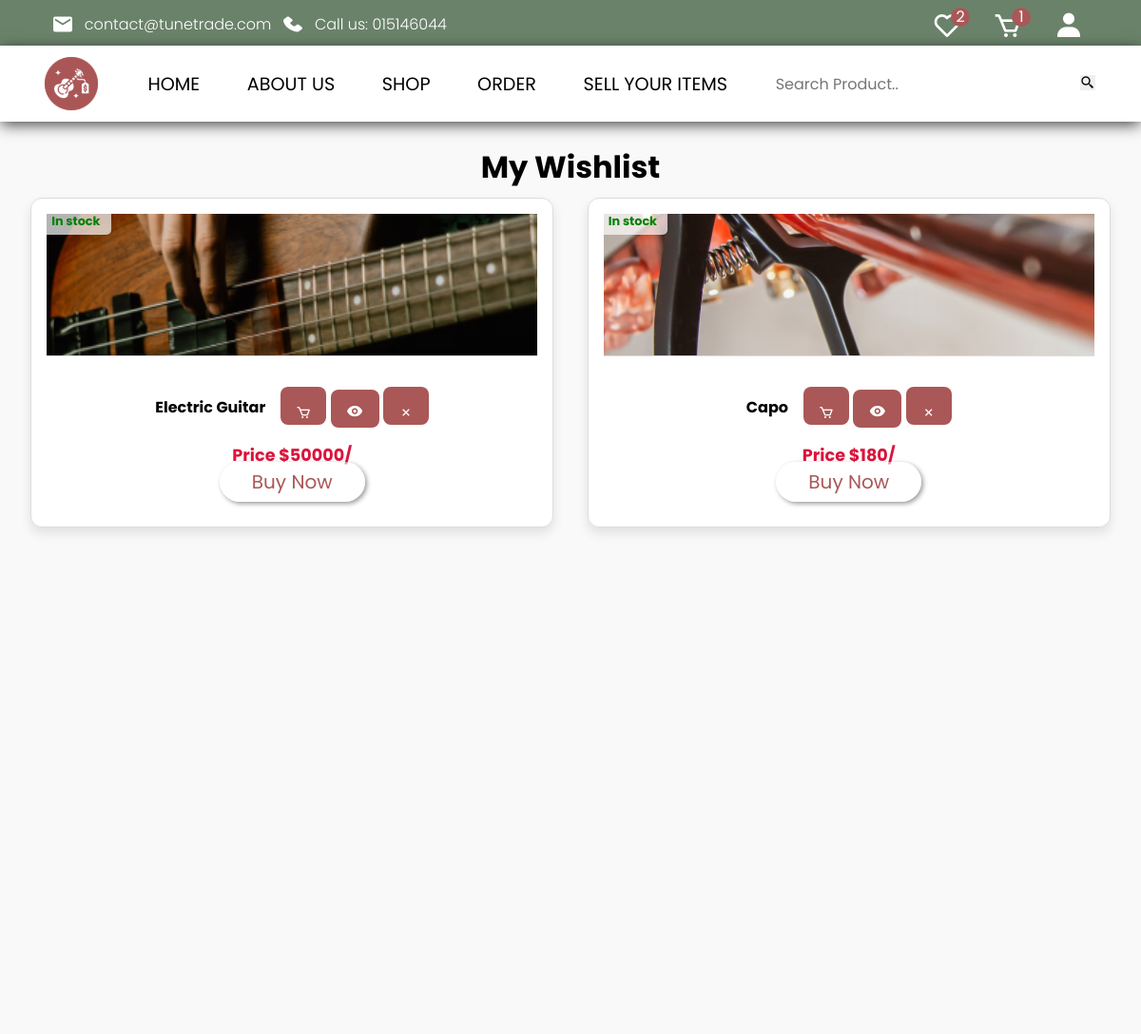
The page /pages/wishlist.php (signed in) on the database its author committed.
### tables this page shows
CREATE TABLE `wishlist` (
  `id` varchar(20) NOT NULL,
  `user_id` varchar(20) NOT NULL,
  `product_id` varchar(20) NOT NULL,
  `price` int(100) NOT NULL
);

CREATE TABLE `products` (
  `id` varchar(20) NOT NULL,
  `seller_id` varchar(20) NOT NULL,
  `name` varchar(100) NOT NULL,
  `price` int(10) NOT NULL,
  `image` varchar(100) NOT NULL,
  `stock` int(100) NOT NULL,
  `product_detail` varchar(1000) NOT NULL,
  `status` varchar(100) NOT NULL
);

### pages/wishlist.php (the view, shortened to what this page needs)
<?php
    include('./components/connect.php');
    if (isset($_COOKIE['user_id'])) {
        $user_id = $_COOKIE['user_id'];
    }else{
        $user_id = 'location:login.php';
    }
?>
<!DOCTYPE html>
<html lang="en">
<head>
    <link rel="stylesheet" href="./css/shop.css">
    <link href="https://unpkg.com/boxicons@2.1.4/css/boxicons.min.css" rel="stylesheet">
</head>
<body>
    <div id="container">
        <?php include './includes/header.php' ?>
        <div class="products">
            <div class="heading">
                <h1>My Wishlist</h1>
            </div>
            <div class="box-container">
            <?php
                $select_wishlist = $conn->prepare("SELECT * FROM `wishlist` WHERE user_id=?");
                $select_wishlist->execute([$user_id]);
                if ($select_wishlist->rowCount() > 0) {
                    while($fetch_wishlist = $select_wishlist->fetch (PDO:: FETCH_ASSOC)) {
                        $select_products = $conn->prepare("SELECT * FROM `products` WHERE id=?");
                        $select_products->execute([$fetch_wishlist['product_id']]);
                        if ($select_products->rowCount() > 0) {
                            $fetch_products = $select_products->fetch(PDO::FETCH_ASSOC);
                            ?>
                            <form action="" method="post" class="box <?php if ($fetch_products['stock'] == 0){echo "disabled"; } ?>">
                                <img src="uploaded_files/<?= $fetch_products['image']; ?>" class="image">
                                <?php if($fetch_products['stock'] > 9){ ?>
                                    <span class="stock" style="color: green;">In stock</span>
                                <?php }elseif($fetch_products['stock'] == 0){ ?>
                                    <span class="stock" style="color: red;">out of stock</span>
                                <?php }else{ ?>
                                    <span class="stock" style="color: red;">Hurry, only <?= $fetch_products ['stock']; ?>left</span>
                                <?php } ?>
                                <div class="content">
                                    <div class="button">
                                        <div><h3><?= $fetch_products['name']; ?></h3></div>
                                    <div>
                                        <button type="submit" name="add_to_cart"> <i class="bx bx-cart"></i></button>
                                        <a href="view_page.php?pid=<?= $fetch_products['id']; ?>" class="bx
                                        bxs-show"></a>
                                        <button type="submit" name="delete_item" onclick="return confirm('remove from wishlist');"><i class="bx bx-x"></i></button>
                                    </div>
                                </div>
                                <div class="flex">
                                    <p class="price">price $<?= $fetch_products['price']; ?>/</p>
                                </div>
                                <div class="flex">
                                    <a href="checkout.php?get_id=<?= $fetch_products['id']; ?>" class="btn">buy now</a>
                                </div>
                                </div>
                            </form>
                            <?php
                        }
                    }
                }else{
                    echo '
                        <div class="empty">
                            <p>no products added yet!</p>
                        </div>
                    ';
                }
            ?>
            </div>
        </div>
    </div>
</body>
</html>

### css/shop.css (style rules this page uses)
#container { display: grid; grid-template-columns: (auto-fit, minmax(20rem, 1fr)); grid-template-rows: 3rem 5rem 60rem; background-color: white; }
.products { grid-area: 3/1/3/13; padding: 2%; background-color: #f9f9f9; }
.products .box-container { gap: 1.2rem; }
.products .box-container .box { position: relative; margin: 0.5rem; overflow: hidden; border: 1px solid #ddd; border-radius: 12px; box-shadow: 0px 6px 12px rgba(0, 0, 0, 0.1); background-color: #fff; transition: transform 0.3s, box-shadow 0.3s ease; padding: 1rem; display: flex; flex-direction: column; justify-content: space-between; }
.products .box-container .box .stock { position: absolute; top: 10px; left: 10px; font-size: 0.8rem; font-weight: bold; padding: 0.3rem 0.7rem; background-color: rgba(255, 255, 255, 0.7); border-radius: 5px; }
.products .box-container .box .image { width: 100%; height: 150px; object-fit: cover; transition: transform 0.3s; border-bottom: 1px solid #ddd; margin-bottom: 1rem; }
.products .box-container .box .content .price { font-size: 1.1rem; font-weight: bold; color: crimson; margin-top: 1rem; text-transform: capitalize; }
.products .box-container .box .content { display: flex; flex-direction: column; align-items: center; justify-content: flex-start; text-align: center; padding: 1rem; }
.button { display: flex; flex-direction: row; align-items: center; gap: 1rem; }
.products .box-container .box .content .button button, .products .box-container .box .content .button a { background-color: var(--main-color); color: white; font-size: 1.2rem; padding: 0.8rem 1rem; border-radius: 8px; width: auto; height: 2.5rem; text-align: center; transition: background-color 0.3s ease, transform 0.2s ease; }

### css/template.css (style rules this page uses)
* { font-family: 'Poppins', sans-serif; font-size: 16px; box-sizing: border-box; }

### css/user_style.css (style rules this page uses)
* { margin: 0; padding: 0; box-sizing: border-box; outline: none; border: none; text-decoration: none; list-style: none; }
:root { --space: 2rem; --main-color: #AA5757; --green-color: #6A826A; --backdrop-filter: blur(5px); --box-shadow: 2px 2px 5px rgba(0, 0, 0, 0.40); --white-alpha-40: rgba(255, 255, 255, 0.40); --white-alpha-25: rgba(255, 255, 255, 0.25); }
html { scroll-behavior: smooth; }
.btn { background-color: var(--white-alpha-25); border: 2px solid var(--white-alpha-40); backdrop-filter: var(--backdrop-filter); box-shadow: var(--box-shadow); text-transform: capitalize; color: var(--main-color); padding: 0.3rem 2rem; border-radius: 1.5rem; font-size: 20px; cursor: pointer; position: relative; text-align: center; }
.btn::before { position: absolute; content: ''; top: 0; Left: 0; height: 100%; width: 0; border-radius: 30px; background-color: var(--main-color); z-index: -1; transition: width 0.3s ease; }
.box-container { display: grid; grid-template-columns: repeat(auto-fit, minmax(20rem, 1fr)); gap: 2rem; align-items: center; }
.box-container .box { background-color: var(--white-alpha-25); border: 2px solid var(--white-alpha-40); backdrop-filter: var(--backdrop-filter); box-shadow: var(--box-shadow); margin: 1rem; border-radius: .5rem; }
.heading { text-align: center; line-height: 1.5; }
.heading h1 { font-size: 2rem; text-transform: capitalize; }

### rows shown on the page
wishlist: product.image (picture), product.name "Electric Guitar", product.price "50000"
wishlist: product.image (picture), product.name "Capo", product.price "180"

### other values the page prints
$total_wishlist_items "2"
$total_cart_items "1"
